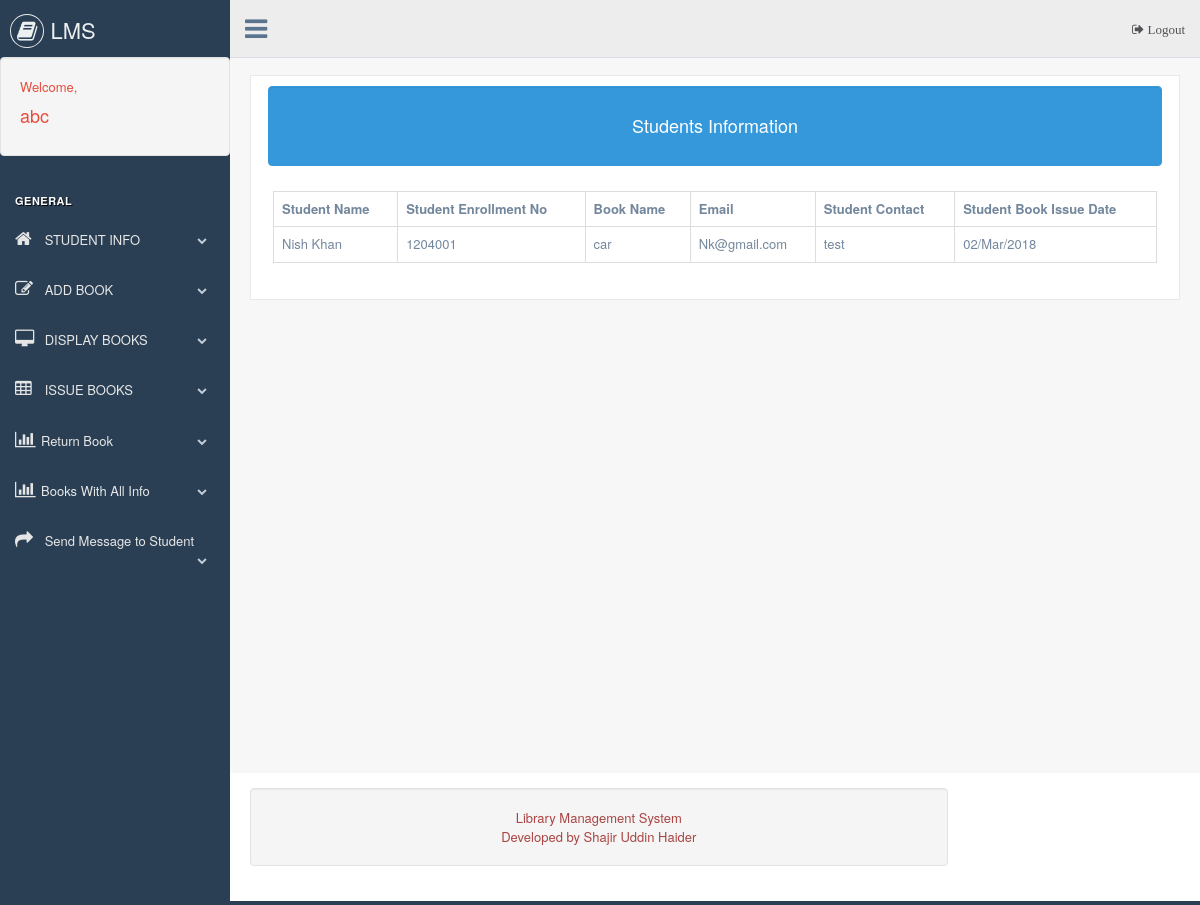
The page /librarian/all_student_of_this_book.php?books_name=car (signed in) on the database its author committed.
### tables this page shows
CREATE TABLE `issuse_book` (
  `id` int(5) NOT NULL,
  `student_enrollment` varchar(20) NOT NULL,
  `student_name` varchar(50) NOT NULL,
  `student_sem` varchar(50) NOT NULL,
  `student_contact` varchar(50) NOT NULL,
  `student_email` varchar(50) NOT NULL,
  `books_name` varchar(50) NOT NULL,
  `books_issue_date` varchar(50) NOT NULL,
  `books_return_date` varchar(50) NOT NULL,
  `student_username` varchar(50) NOT NULL
);

### librarian/all_student_of_this_book.php (the view, shortened to what this page needs)
<?php
include "header.php";
include "connection.php";
 ?>
        <div class="right_col" role="main">
            <div class="">
                <div class="page-title">
                </div>
                <div class="row" style="min-height:500px">
                    <div class="col-md-12 col-sm-12 col-xs-12">
                        <div class="x_panel">
                            <div class="well bg-blue"  >
                                <h2 align="center">Students Information</h2>
                            </div>
                            <div class="x_content">
                                <?php
                                $sql=mysqli_query($db,"SELECT * FROM issuse_book WHERE books_name='$_GET[books_name]' && books_return_date=''  ");
                                echo "<table class='table table-bordered'>";
                                echo "<tr>";
                                  echo "<th>";   echo "Student Name";  echo "</th>";
                                    echo "<th>";   echo "Student Enrollment No";  echo "</th>";
                                      echo "<th>";   echo "Book Name";  echo "</th>";
                                        echo "<th>";   echo "Email";  echo "</th>";
                                          echo "<th>";   echo "Student Contact";  echo "</th>";
                                            echo "<th>";   echo "Student Book Issue Date";  echo "</th>";
                                            echo "</tr>";
                                while ($row=mysqli_fetch_array($sql)) {
                                  echo "<tr>";
                                  echo "<td>"; echo $row["student_name"];  echo "</td>";
                                    echo "<td>"; echo $row["student_enrollment"];  echo "</td>";
                                      echo "<td>"; echo $row["books_name"];  echo "</td>";
                                        echo "<td>"; echo $row["student_email"];  echo "</td>";
                                          echo "<td>"; echo $row["student_contact"];  echo "</td>";
                                            echo "<td>"; echo $row["books_issue_date"];  echo "</td>";
                                  echo "</tr>";
                                }
                                  echo "</table>";
                                ?>
                            </div>
                        </div>
                    </div>
                </div>
            </div>
        </div>
        <?php
        include "footer.php";
        ?>

### rows shown on the page
issuse_book: student_name "Nish Khan", student_enrollment "1204001", books_name "car", student_email "Nk@gmail.com", student_contact "test", books_issue_date "02/Mar/2018"

### other values the page prints
$_SESSION["librarian"] "abc"
